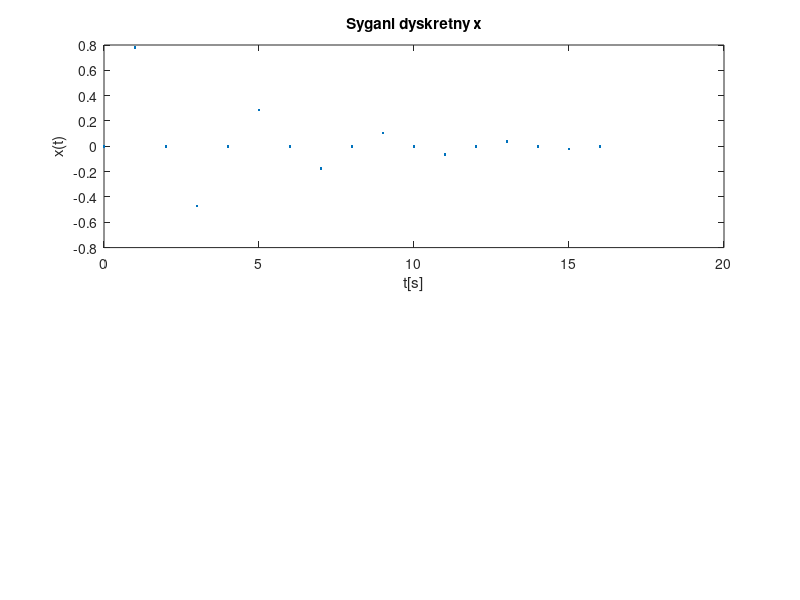

The MATLAB source for this figure: (Note: this script raises an error after producing the figure.)
%Malgorzata Targan
% 131420
% lab 2

clear all 
close all
N2 = 15;
n = [0: N2-1];

Ts = 1
t = 0:Ts:16
Tsr = 16/(4*length(t)-1)
t2 = 0:Tsr:16

Fs = 1
xt = exp(-t/4).*sin(2*pi*t/4);

figure
subplot(2,1,1);
plot(t,xt,'.'); 
xlabel('t[s]'); 
ylabel('x(t)'); 
title('Syganl dyskretny x');

y = reconst(xt, t2);

subplot(2,1,2);
plot(t2,y,'.'); 
xlabel('t[s]'); 
ylabel('y(t)'); 
title('Sygnal resamplowany x')
